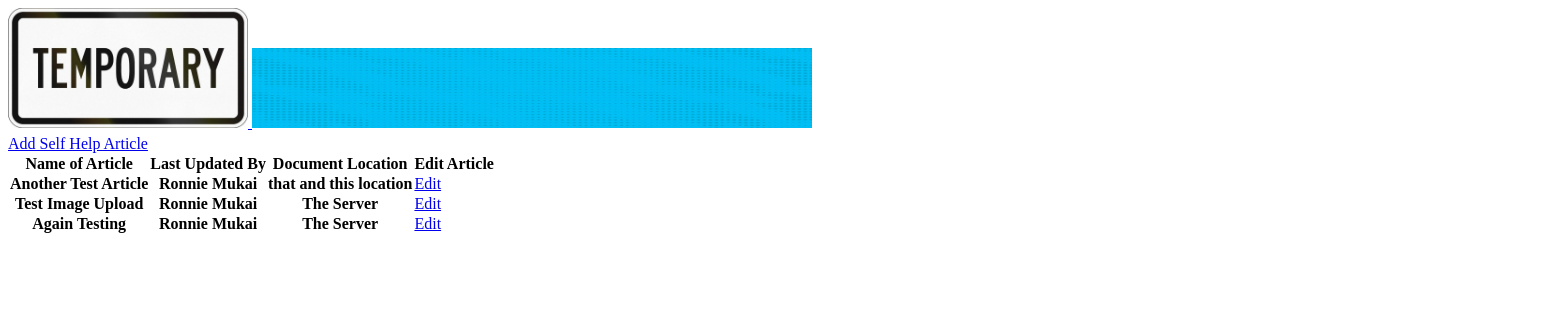
/admin_page/all_self_help_articles, run on an earlier commit of the app's database.
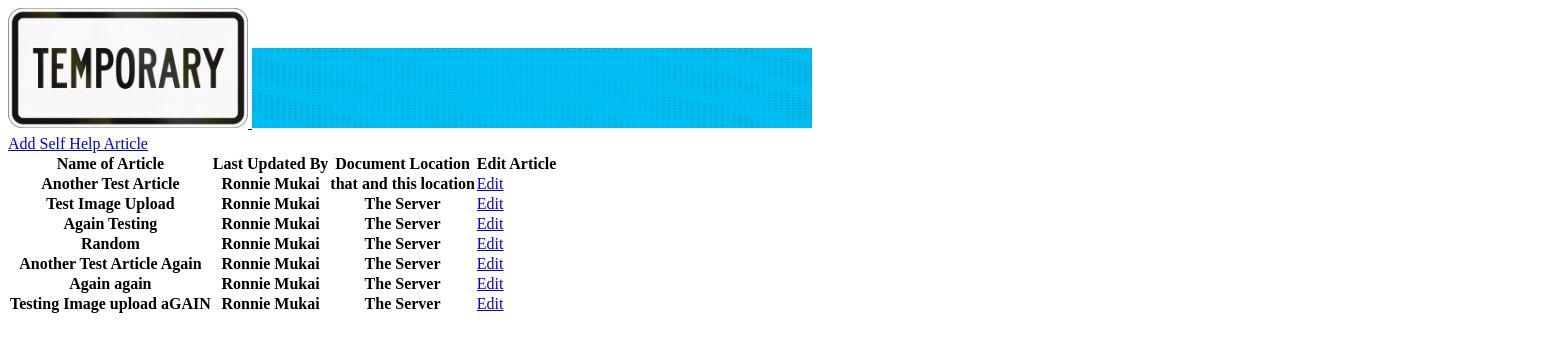
And on a later commit of the database.
### catalog_application/models.py (models this page shows)
class SelfHelpArticle(models.Model):
    title = models.CharField(max_length=100)
    last_updated_by = models.CharField(max_length=50)
    description = models.CharField(max_length=1000)
    document_location = models.CharField(max_length=100)
    article_image = models.ImageField(storage=fs)
    created_at = models.DateTimeField(auto_now_add=True)
    updated_at = models.DateTimeField(auto_now=True)
    objects = SelfHelpArticleManager()

### catalog_application/views.py (the view)
# urls.py: path('admin_page/all_self_help_articles', views.all_self_help_articles),
def all_self_help_articles(request):
    context = {
        'self_help_articles': SelfHelpArticle.objects.all()
    }
    return render(request, 'all_self_help_articles.html', context)

### catalog_application/templates/all_self_help_articles.html (shortened to what this page needs)
{% load static %}
<!DOCTYPE html>
<html lang="en">
    <head>
        <link
            rel="stylesheet"
            href="{% static 'css\all_self _help_articles.css' %}"
        />
    </head>
    <body>
        <div id="wrapper">
            <div class="header">
                <a href="TBD">
                    <img
                        class="logo"
                        src="{% static 'images\temp_image.jpeg' %}"
                    />
                </a>
                <img
                    class="banner"
                    src="{% static 'images\temp_banner.jpg' %}"
                />
            </div>
            <div class="main_content">
                <a
                    href="/admin_page/all_self_help_articles/add_self_help_article"
                    >Add Self Help Article</a
                >
                <div class="all_articles">
                    <table class="all_articles">
                        <thead class="column_names">
                            <tr>
                                <th>Name of Article</th>
                                <th>Last Updated By</th>
                                <th>Document Location</th>
                                <th>Edit Article</th>
                            </tr>
                        </thead>
                        {% for articles in self_help_articles %}
                        <tbody>
                            <tr>
                                <th>{{ articles.title }}</th>
                                <th>{{ articles.last_updated_by }}</th>
                                <th>{{ articles.document_location}}</th>
                                <td>
                                    <a
                                        href="/admin_page/all_self_help_articles/{{ articles.id }}/edit_articles"
                                        >Edit</a
                                    >
                                </td>
                            </tr>
                        </tbody>
                        {% endfor %}
                    </table>
                </div>
            </div>
        </div>
    </body>
</html>

### static/css/all_self _help_articles.css (style rules this page uses)
* { margin: 0; padding: 0; }
#wrapper { width: 1920px; height: 1080px; margin: 8px; }
.header .logo { width: 15rem; height: auto; }
.banner { width: 35rem; height: 5rem; }
.main_content { padding-top: 0.2rem; }

What changed in the data, as far as the page shows it:
added SelfHelpArticle: title "Random", last_updated_by "Ronnie Mukai", document_location "The Server"
added SelfHelpArticle: title "Another Test Article Again", last_updated_by "Ronnie Mukai", document_location "The Server"
added SelfHelpArticle: title "Again again", last_updated_by "Ronnie Mukai", document_location "The Server"
added SelfHelpArticle: title "Testing Image upload aGAIN", last_updated_by "Ronnie Mukai", document_location "The Server"
